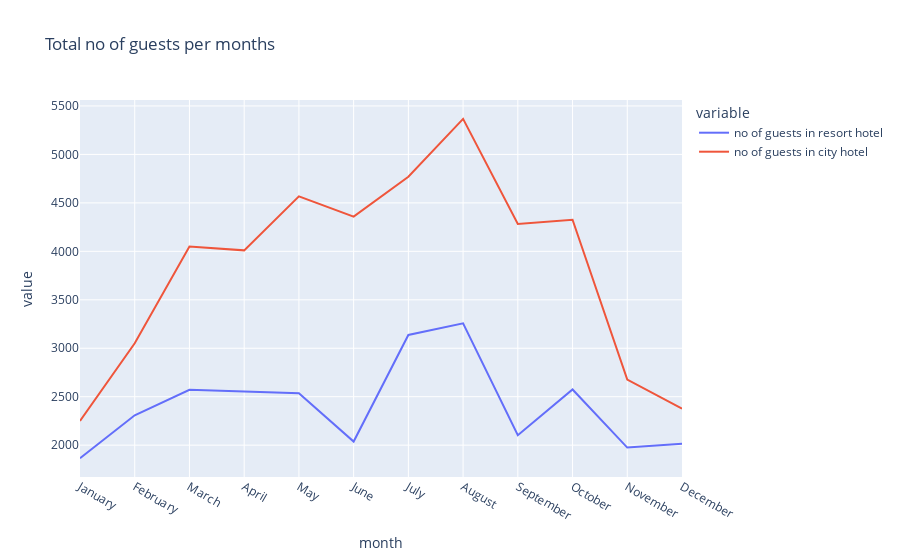

The cell this chart's notebook holds for it:
### Code cell
#visualizing the dataframe.

px.line(data_frame=final_rush2,x='month', y=['no of guests in resort hotel', 'no of guests in city hotel'],title='Total no of guests per months')

### Figure 1 — Plotly figure (JSON) as saved in the notebook; plotly's stock layout.template omitted (floating-point values rounded to 4 significant figures)
{"data": [{"hovertemplate": "variable=no of guests in resort hotel<br>month=%{x}<br>value=%{y}<extra></extra>", "legendgroup": "no of guests in resort hotel", "line": {"color": "#636efa", "dash": "solid"}, "marker": {"symbol": "circle"}, "mode": "lines", "name": "no of guests in resort hotel", "orientation": "v", "showlegend": true, "type": "scatter", "x": ["January", "February", "March", "April", "May", "June", "July", "August", "September", "October", "November", "December"], "xaxis": "x", "y": [1866, 2308, 2571, 2550, 2535, 2037, 3137, 3257, 2102, 2575, 1975, 2014], "yaxis": "y"}, {"hovertemplate": "variable=no of guests in city hotel<br>month=%{x}<br>value=%{y}<extra></extra>", "legendgroup": "no of guests in city hotel", "line": {"color": "#EF553B", "dash": "solid"}, "marker": {"symbol": "circle"}, "mode": "lines", "name": "no of guests in city hotel", "orientation": "v", "showlegend": true, "type": "scatter", "x": ["January", "February", "March", "April", "May", "June", "July", "August", "September", "October", "November", "December"], "xaxis": "x", "y": [2249, 3051, 4049, 4010, 4568, 4358, 4770, 5367, 4283, 4326, 2676, 2377], "yaxis": "y"}], "layout": {"legend": {"title": {"text": "variable"}, "tracegroupgap": 0}, "title": {"text": "Total no of guests per months"}, "xaxis": {"anchor": "y", "domain": [0, 1], "title": {"text": "month"}}, "yaxis": {"anchor": "x", "domain": [0, 1], "title": {"text": "value"}}}}
